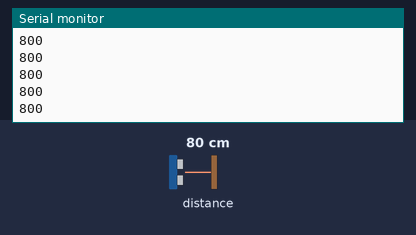
Bench run of a sketch on a simulated Arduino Uno, built with avr-gcc and run on an emulated ATmega328P. Parts: the last lines printed to the serial monitor. The test bench sets the inputs (shaded band); at power-on: distance to the obstacle 80 cm.

Above: at 1.2 s.
1.3 s: distance to the obstacle set to 250 cm
At 1.9 s:
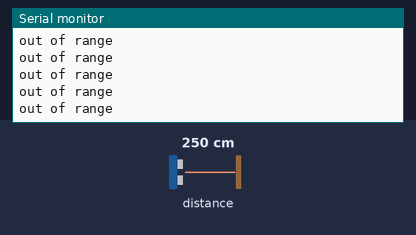
3.2 s: distance to the obstacle set to 2 cm
At 4.1 s:
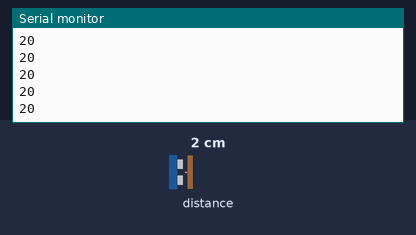

The sketch:

vl53l0x.ino
```cpp
#include "Adafruit_VL53L0X.h"

Adafruit_VL53L0X lox = Adafruit_VL53L0X();
VL53L0X_RangingMeasurementData_t measure;

void setup() {
  Serial.begin(115200);

  // wait until serial port opens for native USB devices
  while (! Serial) {
    delay(1);
  }

  Serial.println("Adafruit VL53L0X test");
  if (!lox.begin()) {
    Serial.println(F("Failed to boot VL53L0X"));
    while(1);
  }
}


void loop() {
  lox.rangingTest(&measure, false); // pass in 'true' to get debug data printout
  if (measure.RangeStatus != 4) {  // phase failures have incorrect data
    Serial.println(measure.RangeMilliMeter);
  }
  else {
    Serial.println("out of range");
  }

  // int ct = 0;
  // unsigned int sum = 0;
  // int numAvg = 50;
  // VL53L0X_RangingMeasurementData_t measure;

  // while (ct <= numAvg) {
  //   lox.rangingTest(&measure, false); // pass in 'true' to get debug data printout
  //   if (measure.RangeStatus != 4) {  // phase failures have incorrect data
  //     Serial.println(measure.RangeMilliMeter);
  //     sum = sum + measure.RangeMilliMeter;
  //     ct = ct + 1;
  //   }
  //   else {
  //     Serial.println(" out of range ");
  //   }
  // }
  // int avg = sum / numAvg;
  //Serial.print("Average dist: "); Serial.println(avg);
}
```

Measured:
- after the input at 1.3 s, the serial monitor: prints a new line at once (image 1)
- after the input at 3.2 s, the serial monitor: prints a new line at once (image 2)
